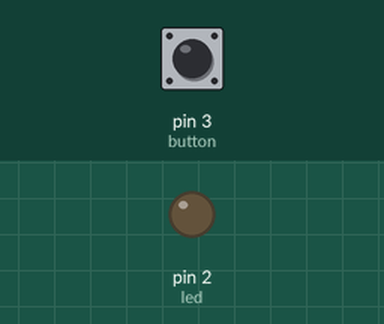
Recording of a sketch running on a simulated Arduino Uno, built with avr-gcc and run on an emulated ATmega328P. Parts: output pins drawn as LEDs (lit = HIGH). Dashed ring = blinking. The test bench sets the inputs (shaded band); at power-on: pin 3 (button) LOW. What the sketch prints to the serial monitor is not drawn.

Above: at 1.2 s.
1.3 s: pin 3 (button) pulled HIGH for 0.15 s
At 1.37 s:
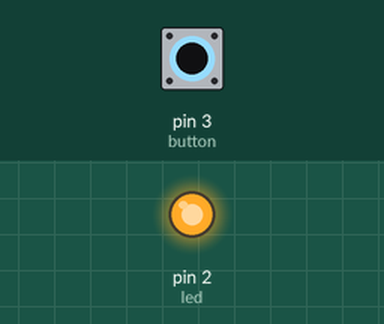
2.9 s: pin 3 (button) pulled HIGH for 3.2 s
At 6.6 s:
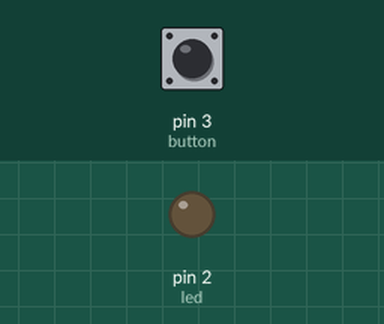
9.1 s: pin 3 (button) pulsed HIGH 5 times (0.12 s each, 0.3 s apart)
At 9.46 s:
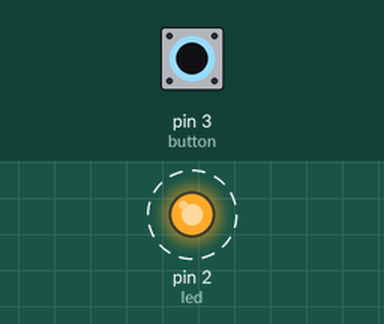
Timing chart, 0 to 12.1 s (numbered marks = the images above; inputs shaded):
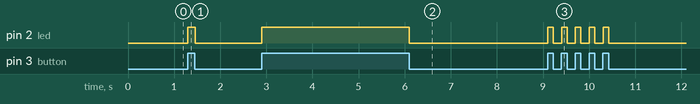

The sketch:

Switch_and_LED.ino
```cpp
int button = 3,
    led = 2;
int buttonState;

void setup() {

  pinMode(led, OUTPUT);
  pinMode(button, INPUT);
  Serial.begin(9600);

}

void loop() {

  buttonState = digitalRead(button);

  if (buttonState == HIGH)
  { digitalWrite(led, HIGH);
    Serial.println("ON");
  }


  else
  { digitalWrite(led, LOW);
    Serial.println("OFF");
  }


}
```

Measured:
- after the input at 1.3 s, pin 2 (led): LOW → HIGH at once, → LOW 0.15 s later
- after the input at 2.9 s, pin 2 (led): LOW → HIGH at once, → LOW 3.2 s later
- after the input at 9.1 s, pin 2 (led): alternates HIGH for 0.12 s and LOW for 0.18 s, 10 changes in all, then stays LOW, starting at once
